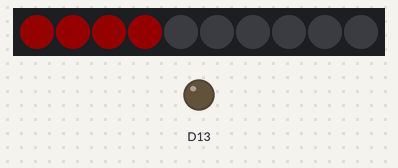
A sketch run on a simulated Adafruit Circuit Playground Express. On the bench: 10 RGB LEDs in strip order, left to right, output pins drawn as LEDs (lit = HIGH). Dim RGB values are drawn brighter than linear.

Above: at 0.1 s.
At 1.1 s:
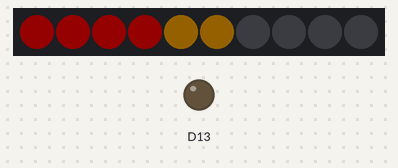
At 2.1 s:
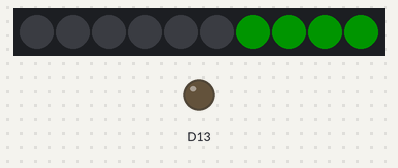

Measured:
- by itself, everything shown: repeats every 4.0 s, in 4 steps
- what the display in image 1 shows lasts 1.0 s, from 1.0 s to 2.0 s
- what the display in image 2 shows lasts 2.0 s, from 2.0 s to 4.0 s

The sketch:

sketch_apr04b.ino
```cpp
#include <Adafruit_CircuitPlayground.h>
void setup() {
  // put your setup code here, to run once

  CircuitPlayground.begin();
  CircuitPlayground.clearPixels();
}


void loop() {
  // put your main code here, to run repeatedly:
  for(int i = 0; i <= 3; i ++){
CircuitPlayground.setPixelColor(i, 255, 0, 0);
  }
delay(1000);
  for(int i = 4; i <= 5; i ++){
CircuitPlayground.setPixelColor(i, 255, 165, 0);
  }
  delay(1000);
    for(int i = 0; i <= 5; i ++){
CircuitPlayground.setPixelColor(i, 0, 0, 0);
}
    for(int i = 6; i <= 9; i ++){
CircuitPlayground.setPixelColor(i, 0, 255, 0);
}
delay(2000);
    for(int i = 6; i <= 9; i ++){
CircuitPlayground.setPixelColor(i, 0, 0, 0);
}}
```
